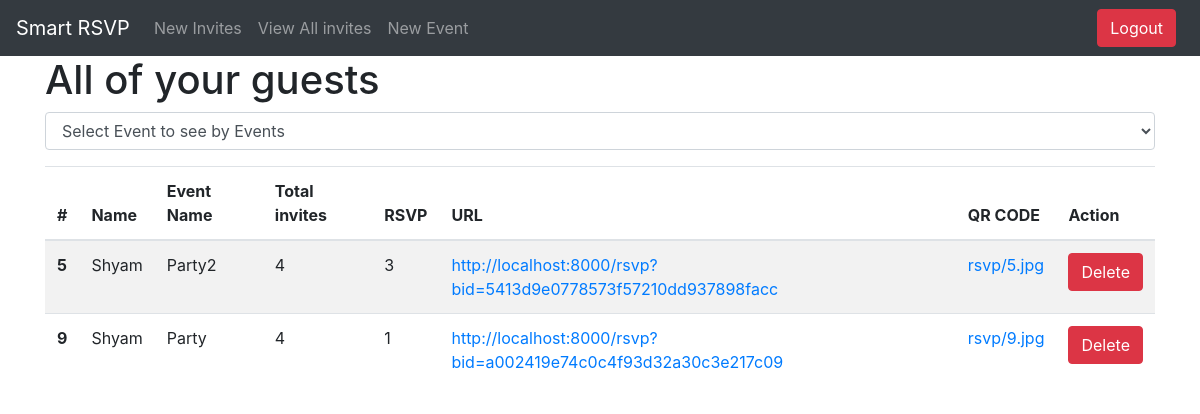
The page /viewAll (signed in) on the database as committed earlier.
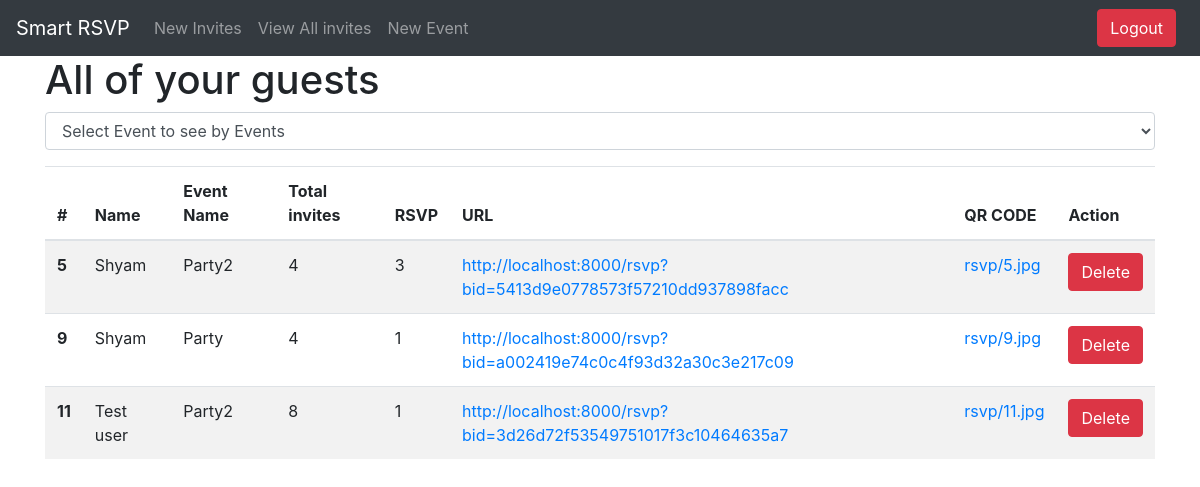
The same page on the database as committed later.
### rsvp/models.py (models this page shows)
class Booking(models.Model):
    booking_id = models.AutoField(primary_key=True)
    user = models.ForeignKey(settings.AUTH_USER_MODEL, on_delete=models.CASCADE, default=1)
    event = models.ForeignKey(Event, on_delete=models.CASCADE)
    guest_name = models.CharField(max_length=300)
    max_rsvp = models.IntegerField()
    done_rsvp = models.IntegerField()
    digest = models.CharField(max_length=35)
    url = models.CharField(max_length=250)
    qrcode = models.ImageField(upload_to="rsvp", default="")

class Event(models.Model):
    event_id = models.AutoField(primary_key=True)
    event_name = models.CharField(max_length=200)
    event_desc = models.CharField(max_length=500)
    user = models.ForeignKey(settings.AUTH_USER_MODEL, on_delete=models.CASCADE, default=1)

### rsvp/views.py (the view, shortened to what this page needs)
# urls.py: path("viewAll", views.viewAll, name="viewAll"),
def viewAll(request):
    if request.user.is_authenticated:
        user = request.user
        id = request.GET.get('eid')
        all_bookings = Booking.objects.all().filter(user=user)
        events = Event.objects.all().filter(user=user)
        params = { 'all': all_bookings, 'events': events }
        return render(request, 'viewAll.html', params)
    else:
        return redirect('register_login')

### rsvp/templates/viewAll.html (shortened to what this page needs)
{% extends 'base.html' %}
{%block body%}
   <div class="container">
      <h1>All of your guests</h1>
       <div class="form-group">
            <select class="form-control" id="select" name="event_id" onchange="selectListener();">
                <option value="all">Select Event to see by Events</option>
            </select>
       </div>
       <table class="table table-striped">
          <thead>
            <tr>
              <th scope="col">#</th>
              <th scope="col">Name</th>
              <th scope="col">Event Name</th>
              <th scope="col">Total invites</th>
              <th scope="col">RSVP</th>
              <th scope="col">URL</th>
              <th scope="col">QR CODE</th>
              <th scope="col">Action</th>
            </tr>
          </thead>
          <tbody>
          {% for item in all %}
            <tr>
              <th scope="row">{{ item.booking_id }}</th>
              <td>{{ item.guest_name }}</td>
              <td>{{ item.event.event_name }}</td>
              <td>{{ item.max_rsvp }}</td>
              <td>{{ item.done_rsvp }}</td>
              <td><a href="{{ item.url }}" target="_blank">{{ item.url }}</a></td>
              <td><a href="/media/{{ item.qrcode }}" target="_blank">{{ item.qrcode }}</a> </td>
              <td><a class="btn btn-danger" href="/delete?b_id={{ item.booking_id }}">Delete</a> </td>
            </tr>
          {% endfor %}
          </tbody>
        </table>
</div>
{% endblock %}

Rows that differ between the two databases and show on the page:
added Booking: booking_id "11", guest_name "Test user", event.event_name "Party2", max_rsvp "8", done_rsvp "1", url "http://localhost:8000/rsvp?bid=3d26d72f53549751017f3c10464635a7", qrcode "rsvp/11.jpg"
